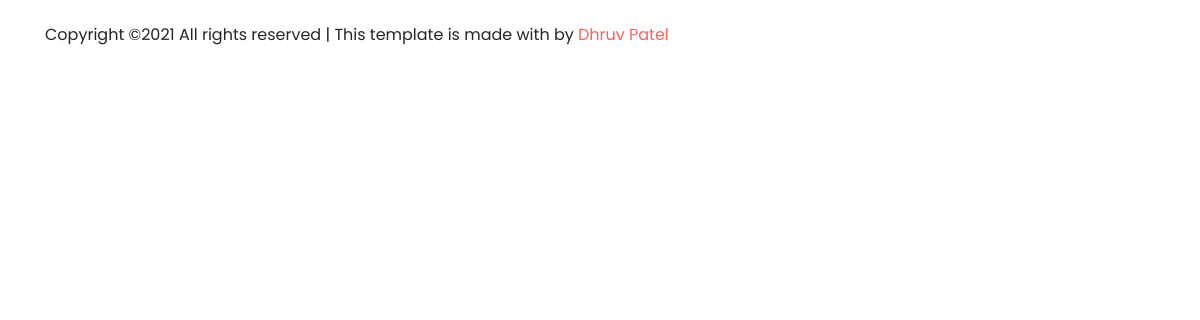
The page /productdetail/1 on the database as committed earlier.
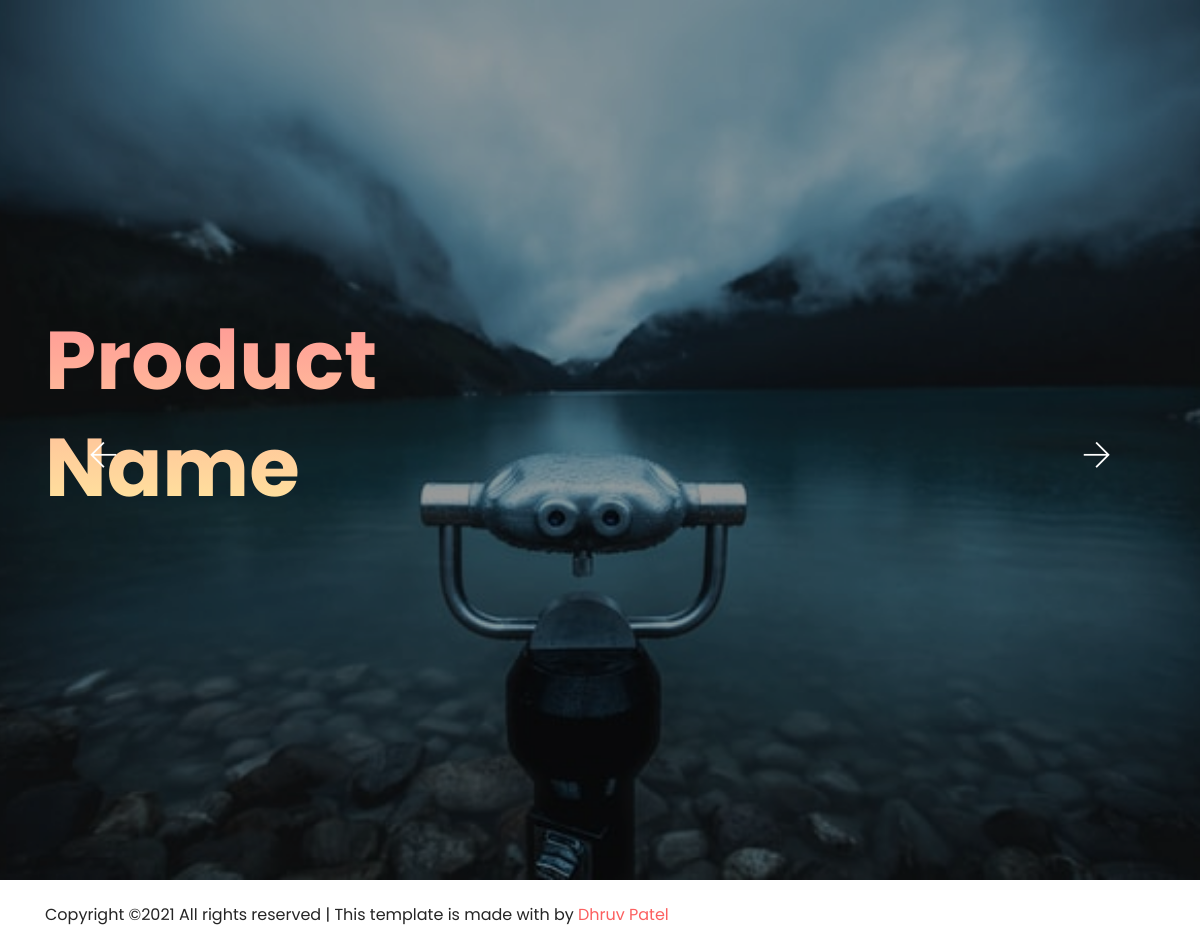
The same page on the database as committed later.
### controlpannel/models.py (models this page shows, shortened)
class Product_Side_Images(models.Model):
    P_id = models.ForeignKey(Product ,on_delete=models.CASCADE)
    P_image = models.ImageField(upload_to='products/')

### index/views.py (the view)
# urls.py: path('productdetail/<int:key_id>', product_side_images, name='productdetail')
def product_side_images(request,key_id):
    product = Product
    product_obj = product.objects.get(P_id=key_id)
    side_images = Product_Side_Images.objects.filter(P_id=product_obj)
    return render(request, 'Product_side_images.html', {'images':side_images})

### templates/Product_side_images.html (shortened to what this page needs)
{% load static %}
<html lang="en">
<head>
    <link rel="stylesheet" href="{% static 'index/style.css' %}">
</head>
<body>
    <section class="welcome-area">
        <div class="welcome-slides owl-carousel">
            {% for image in images %}
            <div class="single-welcome-slide bg-img bg-overlay" style="background-image: url({{ image.P_image.url }});">
                <div class="container h-100">
                    <div class="row h-100 align-items-center">
                        <div class="col-12 col-lg-8 col-xl-6">
                            <div class="welcome-text">
                                <h2 data-animation="bounceInDown" data-delay="900ms">Product Name<br></h2>
                            </div>
                        </div>
                    </div>
                </div>
            </div>
            {% endfor %}
        </div>
    </section>
    <footer class="footer-area">
        <div class="container">
            <div class="row">
                <div class="col-12">
                    <div class="footer-content d-flex align-items-center justify-content-between">
                        <div class="copywrite-text">
                            <p>
Copyright &copy;<script>document.write(new Date().getFullYear());</script> All rights reserved | This template is made with  by <a href="" target="_blank">Dhruv Patel</a>
</p>
                        </div>
                    </div>
                </div>
            </div>
        </div>
    </footer>
</body>
</html>

Rows that differ between the two databases and show on the page:
added Product_Side_Images: P_image (picture)
